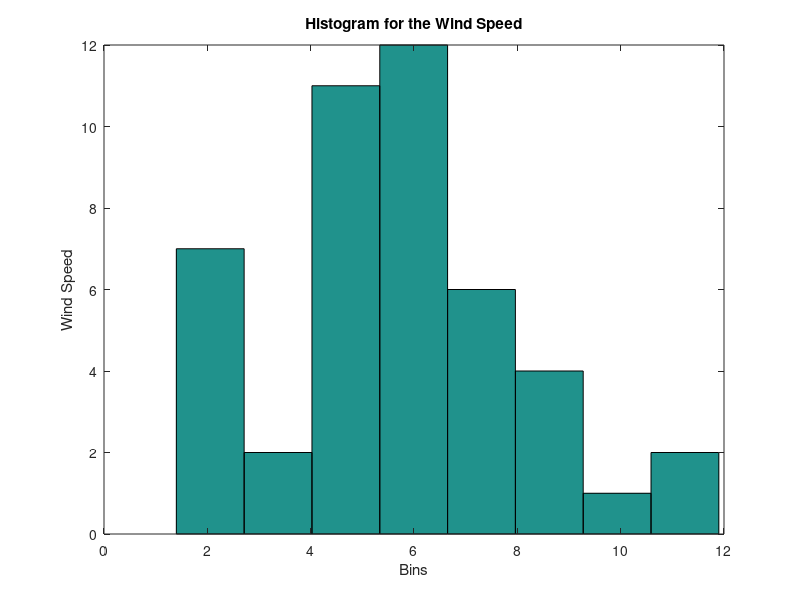
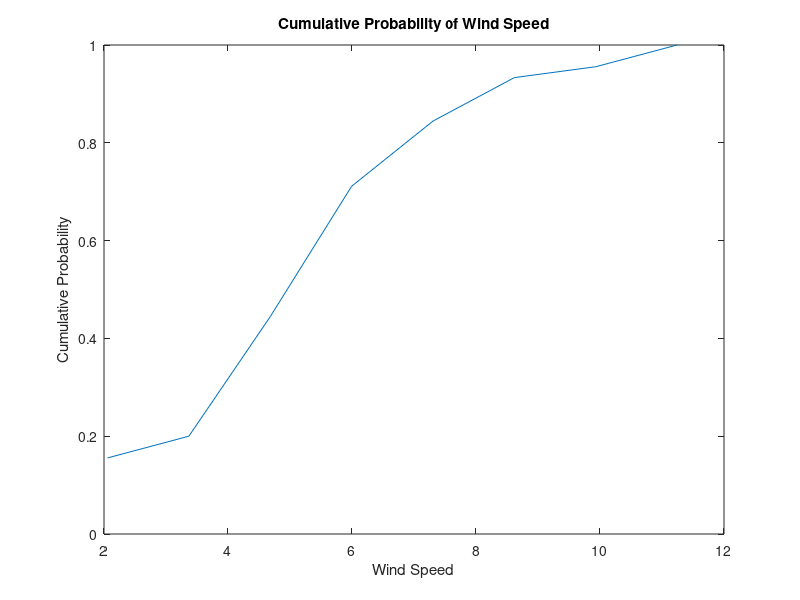
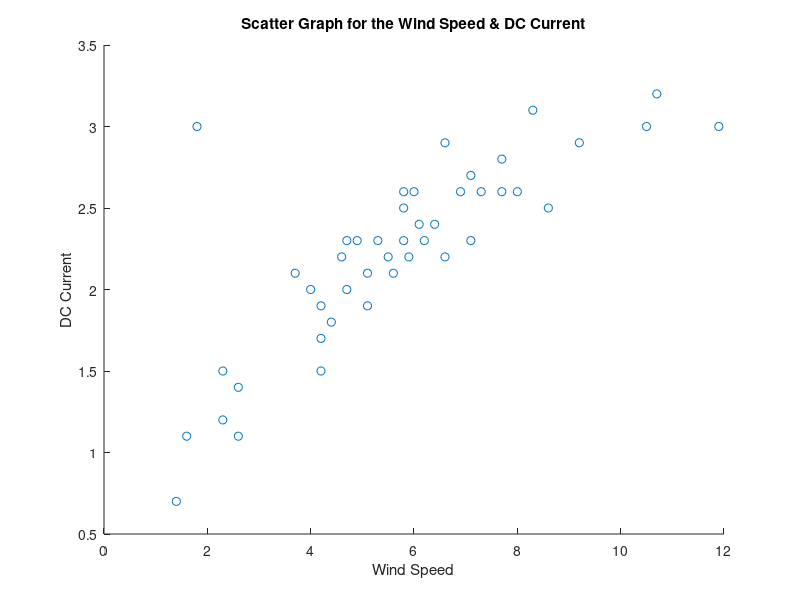

These charts were generated, in order, by the following MATLAB code:
clearvars
close all;
%Name: Tony Nguyen
%REDid: 820611539

X = [4.2,1.4,6.6,4.7,2.6,5.8,1.8,5.8,7.3,7.1,6.4,4.6,1.6,2.3,4.2,3.7,5.9,6.0,10.7,5.3,5.1,4.9,8.3,7.1,9.2,4.4,8.0,10.5,5.1,5.8,2.6,7.7,6.1,5.5,4.7,4.0,2.3,11.9,8.6,5.6,4.2,6.2,7.7,6.6,6.9];
 
Y = [1.9,0.7,2.2,2.0,1.1,2.6,3.0,2.3,2.6,2.7,2.4,2.2,1.1,1.5,1.5,2.1,2.2,2.6,3.2,2.3,1.9,2.3,3.1,2.3,2.9,1.8,2.6,3.0,2.1,2.5,1.4,2.8,2.4,2.2,2.3,2.0,1.2,3.0,2.5,2.1,1.7,2.3,2.6,2.9,2.6];

%Question 1
mx = mean(X);
my = mean(Y);
fprintf("The sampple mean wind speed is %6.4f miles per hour. ", mx)
fprintf("The sample mean DC current is %6.4f kiloAmps.\n\n", my)

%Question 2
stdx = std(X);
stdy = std(Y);
fprintf("The sample standard deviation wind speed is %6.4f miles per hour. ", stdx)
fprintf("The sample standard deviation DC current is %6.4f kiloAmps.\n\n", stdy)
 
%Question 3
maxOfX = max(X);
minOfX = min(X);
rangeOfX = range(X);
fprintf("The maximum value of the wind speeds is %4.1f miles per hour. ", maxOfX)
fprintf("The minimum value of the wind speeds is %3.1f miles per hour. \n", minOfX)
fprintf("The range of the wind speeds is %4.1f miles per hour.\n\n", rangeOfX)

%Question 4
bins= 8;
jj = 1 : bins;
aj = minOfX + (((jj-1)/bins) * (maxOfX - minOfX));
bj = minOfX + (((jj)/bins) * (maxOfX - minOfX));
cj = (aj + bj) / 2;
fprintf("The values of aj are: "); disp(aj);
fprintf("The values of bj are: "); disp(bj);
fprintf("The values of cj are: "); disp(cj);

%Question 5
nj = zeros(1,8);
for i = 1 : 45
    for j = 1 : 8
        if (X(1,i) >= aj(1,j) & X(1,i) <= bj(1,j))
            nj(1,j) = nj(1,j) + 1;
        end
    end
end
fprintf("There are this many values in each of the bins: "); disp(nj);

%Question 6
figure(1);
hist(X,8);
set(1,'Color','red')
title('Histogram for the Wind Speed');
xlabel('Bins');
ylabel('Wind Speed');

%Question 7
xa = sort(X, 'ascend');
fprintf("The wind speed values sorted in ascending order is: \n"); fprintf("%4.1f ",xa); fprintf("\n\n");

%Question 8
numElems = numel(xa);
parity = mod(numElems,2);
if (parity == 0)
    medianIndex1 = ((numElems + 1)/2) + 1;
    medianIndex2 = numElems/2;
    medianOfX = (xa(1,medianIndex1) + xa(1,medianIndex2))/2;
elseif (parity == 1)
    medianIndex = (numElems + 1)/2;
    medianOfX = xa(1,medianIndex);
end
matlabMedian = median(xa);
fprintf("The median wind speed calculated manually is: %4.2f. ", medianOfX);
fprintf("The median wind speed calculated using the MATLab function, median(), is: %4.2f.\n", matlabMedian);

%Question 9
lengthOfX = length(xa);
pmf = nj/lengthOfX;
fprintf("The probability mass function of the random variable W has the values: "); disp(pmf);

%Question 10
cdf = zeros(1,8);
for i = 1 : 8
    for j = 1 : i
        cdf(1,i) = cdf(1,i) + pmf(1,j);
    end
end
fprintf("The cumulative probability distribution function has the values: "); disp(cdf);

%Question 11
figure(2);
set(2,'Color','red');
plot(cj,cdf);
title('Cumulative Probability of Wind Speed');
xlabel('Wind Speed');
ylabel('Cumulative Probability');

%Question 12
figure(3);
set(3,'Color','red');   
scatter(X,Y);
title('Scatter Graph for the Wind Speed & DC Current');
xlabel('Wind Speed');
ylabel('DC Current');
fprintf("The scatter graph has a positive correlation.\n\n");

%Question 13
covxy = (45/44)*(mean((X-mx).*(Y-my)));
fprintf("The covariance of the wind speed and DC current is: "); disp(covxy);

%Question 14
corxy = (covxy)/(stdx*stdy);
fprintf("The correlation coefficient is %6.4f. The calculation confirms my observation of the scatterplot.\n\n", corxy);






